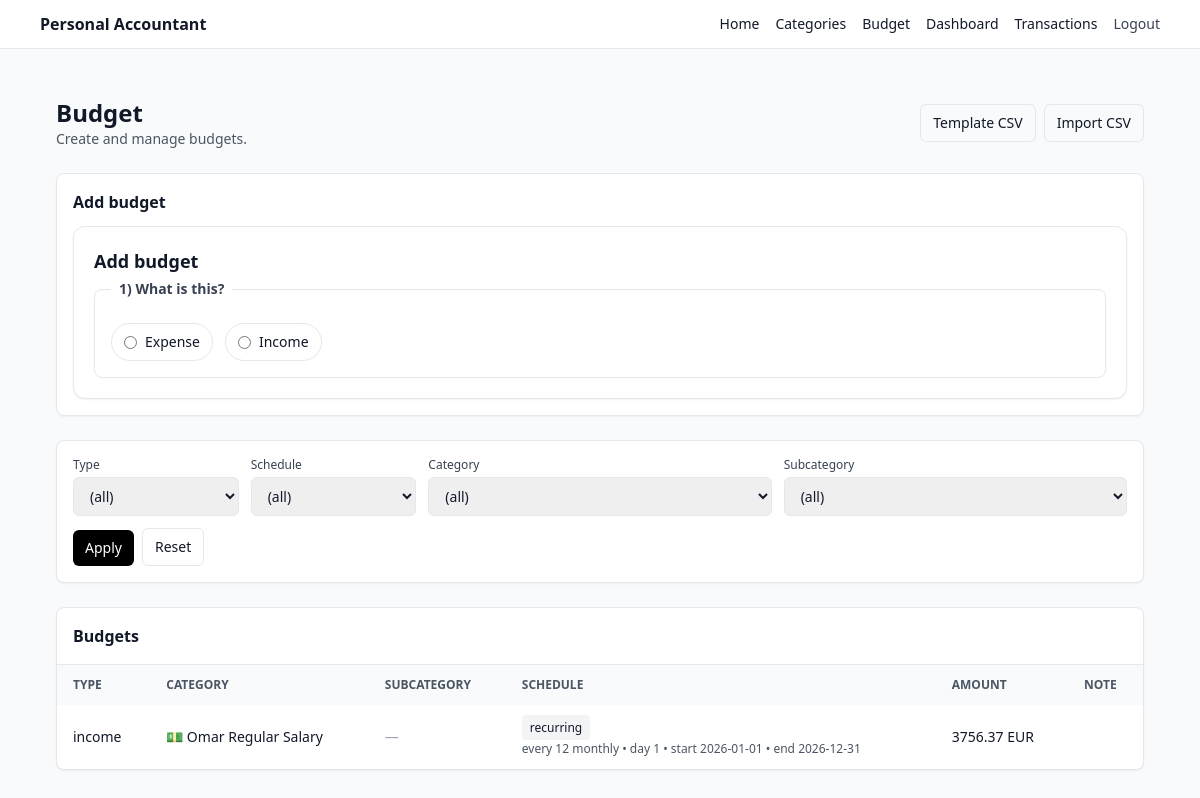
/budget (signed in), run on an earlier commit of the app's database.
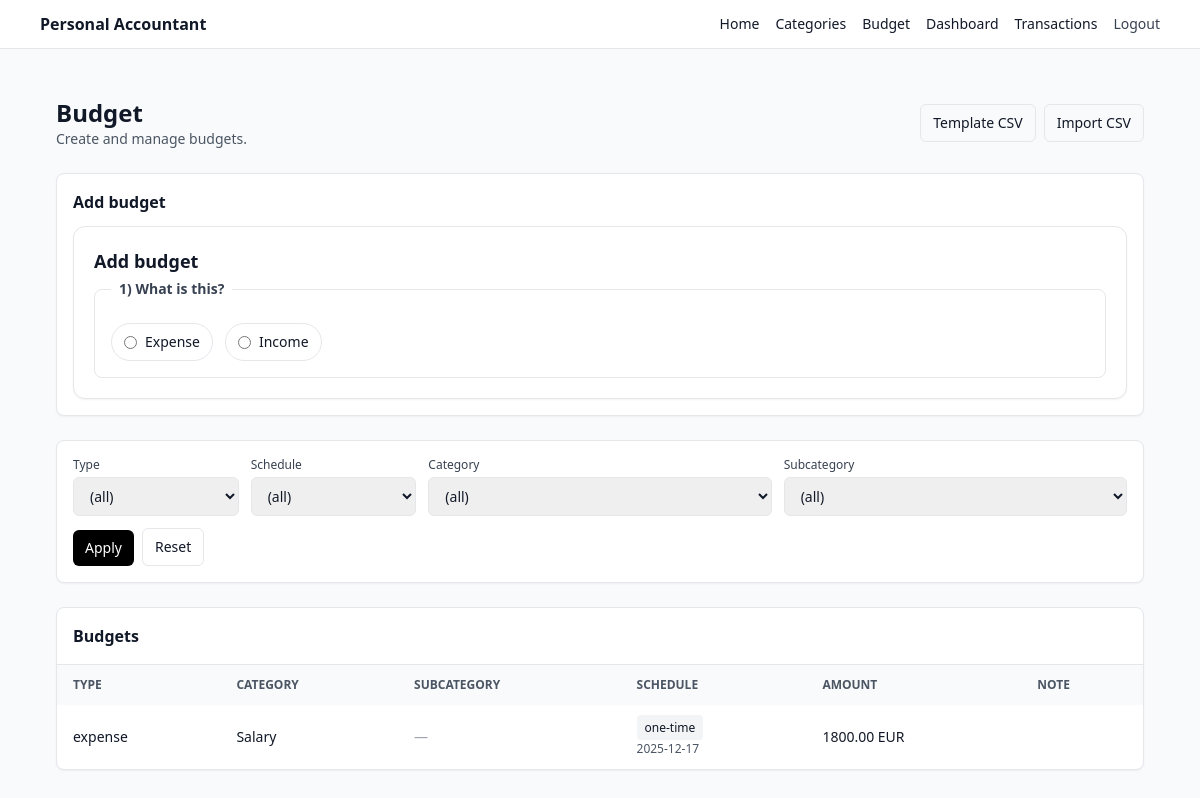
And on a later commit of the database.
### app/models.py (models this page shows)
class Budget(SQLModel, table=True):
    id: int | None = Field(default=None, primary_key=True)
    user_id: int = Field(foreign_key="user.id", index=True)
    type: BudgetType  # income/expense
    amount_cents: int
    currency: str  # e.g. "EUR"
    category_id: int = Field(foreign_key="category.id", index=True)
    subcategory_id: int | None = Field(default=None, foreign_key="subcategory.id", index=True)
    is_recurring: bool = False
    repeat_unit: RepeatUnit | None = None        # weekly/monthly/yearly
    repeat_interval: int | None = None           # every N units (1=every month/week/year)
    day_of_month: int | None = None              # for monthly/yearly patterns
    weekday: int | None = None                   # 0=Mon ... 6=Sun for weekly patterns
    one_time_date: date | None = None
    start_date: date | None = None
    end_date: date | None = None
    note: str | None = None
    created_at: datetime = Field(default_factory=datetime.utcnow)

class Category(SQLModel, table=True):
    __table_args__ = (
        UniqueConstraint("user_id", "name", name="uq_category_user_name"),
    )
    id: int | None = Field(default=None, primary_key=True)
    user_id: int = Field(foreign_key="user.id", index=True)
    name: str
    icon: str | None = None  # emoji or icon key
    created_at: datetime = Field(default_factory=datetime.utcnow)

### app/routes/budgets.py (the view)
@router.get("/budget", response_class=HTMLResponse)
def list_budget(
    request: Request,
    type: str | None = None,  # query param
    schedule: str | None = None,
    category_id: str | None = None,
    subcategory_id: str | None = None,
    q: str | None = None,
    created_from: str | None = None,
    created_to: str | None = None,
    db: Session = Depends(get_session),
    uid: int | None = Depends(current_user_id),
):
    if not uid:
        return RedirectResponse(url="/login", status_code=303)
    filters = {
        "type": (type or "").strip(),
        "schedule": (schedule or "").strip(),
        "category_id": (category_id or "").strip(),
        "subcategory_id": (subcategory_id or "").strip(),
        "q": (q or "").strip(),
        "created_from": (created_from or "").strip(),
        "created_to": (created_to or "").strip(),
    }
    return _render_budget_page(request, uid, db, filters=filters)

### templates/budget.html (shortened to what this page needs)
{% extends "_base.html" %}
{% block content %}
  <div class="mx-auto max-w-6xl px-4 py-6">
    <div class="mb-6 flex items-center justify-between">
      <div>
        <h1 class="text-2xl font-semibold">Budget</h1>
        <p class="text-sm text-gray-600">Create and manage budgets.</p>
      </div>
      <div class="flex gap-2">
        <a href="/budget/template.csv" class="rounded-md border px-3 py-2 text-sm">Template CSV</a>
        <a href="/budget/import" class="rounded-md border px-3 py-2 text-sm">Import CSV</a>
      </div>
    </div>
    <div class="mb-6 rounded-lg border bg-white p-4 shadow-sm">
      <h2 class="mb-3 font-semibold">Add budget</h2>
      {% include "_budget_form_journey.html" %}
    </div>
    {% include "_budget_filters.html" %}
    <div class="rounded-lg border bg-white shadow-sm">
      <div class="border-b p-4">
        <h2 class="font-semibold">Budgets</h2>
      </div>
      {% if budgets and budgets|length > 0 %}
        <div class="overflow-x-auto">
          <table class="w-full text-left text-sm">
            <thead class="bg-gray-50 text-xs uppercase text-gray-600">
              <tr>
                <th class="px-4 py-3">Type</th>
                <th class="px-4 py-3">Category</th>
                <th class="px-4 py-3">Subcategory</th>
                <th class="px-4 py-3">Schedule</th>
                <th class="px-4 py-3">Amount</th>
                <th class="px-4 py-3">Note</th>
              </tr>
            </thead>
            <tbody class="divide-y">
              {% for b in budgets %}
                {% set cat = categories_by_id.get(b.category_id|int) %}
                {% set sub = (subcategories_by_id.get(b.subcategory_id|int) if b.subcategory_id else None) %}
                <tr class="hover:bg-gray-50">
                  <td class="px-4 py-3">{{ (b.type.value if b.type is not string else ((b.type.split('.')[-1])|lower)) }}</td>
                  <td class="px-4 py-3">
                    {% if cat %}
                      {{ (cat.icon ~ ' ' if cat.icon else '') ~ cat.name }}
                    {% else %}
                      Category {{ b.category_id }}
                    {% endif %}
                  </td>
                  <td class="px-4 py-3">
                    {% if sub %}
                      {{ (sub.icon ~ ' ' if sub.icon else '') ~ sub.name }}
                    {% else %}
                      <span class="text-gray-400">—</span>
                    {% endif %}
                  </td>
                  <td class="px-4 py-3">
                    {% if b.is_recurring %}
                      <span class="rounded bg-gray-100 px-2 py-1 text-xs">recurring</span>
                      <div class="mt-1 text-xs text-gray-600">
                        every {{ b.repeat_interval or 1 }} {{ (b.repeat_unit.value if b.repeat_unit else b.repeat_unit) }}
                        {% if b.day_of_month is not none %} • day {{ b.day_of_month }}{% endif %}
                        {% if b.start_date %} • start {{ b.start_date }}{% endif %}
                        {% if b.end_date %} • end {{ b.end_date }}{% endif %}
                      </div>
                    {% else %}
                      <span class="rounded bg-gray-100 px-2 py-1 text-xs">one-time</span>
                      <div class="mt-1 text-xs text-gray-600">
                        {{ b.one_time_date }}
                      </div>
                    {% endif %}
                  </td>
                  <td class="px-4 py-3">
                    {{ cents_to_euros_str(b.amount_cents) }} {{ b.currency }}
                  </td>
                  <td class="px-4 py-3">
                  </td>
                </tr>
              {% endfor %}
            </tbody>
          </table>
        </div>
      {% else %}
        <div class="p-4 text-sm text-gray-600">No budgets yet.</div>
      {% endif %}
    </div>
  </div>
{% endblock %}

### templates/_base.html (shortened to what this page needs)
<!doctype html>
<html>
  <head>
    <script src="https://cdn.tailwindcss.com"></script>
  </head>
  <body class="bg-gray-50 text-gray-900">
  {% set _uid = (user_id if user_id is defined else request.session.get('user_id')) %}
    <header class="border-b bg-white">
      <div class="mx-auto max-w-6xl px-4 py-3 flex items-center justify-between">
        <div class="font-semibold">Personal Accountant</div>
        <nav class="flex gap-4 text-sm">
          <a href="/" class="hover:underline">Home</a>
          <a href="/categories" class="hover:underline">Categories</a>
          <a href="/budget" class="hover:underline">Budget</a>
          <a href="/dashboard" class="hover:underline">Dashboard</a>
          <a href="/transaction" class="...">Transactions</a>
        {% if _uid %}<form action="/logout" method="post" class="inline"><button type="submit" class="text-sm font-medium text-gray-700 hover:text-gray-900">Logout</button></form>{% endif %}
</nav>
      </div>
    </header>
    <main class="mx-auto max-w-6xl px-4 py-6">
      {% block content %}{% endblock %}
    </main>
</body>
</html>

### templates/_budget_form_journey.html (shortened to what this page needs)
<div class="rounded-xl border bg-white p-5 shadow-sm">
  <h2 class="text-lg font-semibold mb-1">Add budget</h2>
  <form action="/budget" method="post" class="space-y-5" id="budget-journey-form">
    <fieldset class="rounded-lg border p-4">
      <legend class="px-2 text-sm font-semibold text-gray-700">1) What is this?</legend>
      <div class="mt-2 flex flex-wrap gap-3">
        <label class="inline-flex items-center gap-2 rounded-full border px-3 py-2 text-sm cursor-pointer hover:bg-gray-50">
          <input type="radio" name="budget_type" value="expense" class="accent-black" required>
          <span>Expense</span>
        </label>
        <label class="inline-flex items-center gap-2 rounded-full border px-3 py-2 text-sm cursor-pointer hover:bg-gray-50">
          <input type="radio" name="budget_type" value="income" class="accent-black" required>
          <span>Income</span>
        </label>
      </div>
    </fieldset>
  </form>
</div>

### templates/_budget_filters.html (shortened to what this page needs)
<div class="mb-6 rounded-lg border bg-white p-4 shadow-sm">
  <form method="get" action="/budget" class="grid gap-3 md:grid-cols-6">
    {% set f = filters if filters is mapping else {} %}
    <div class="md:col-span-1">
      <label class="block text-xs font-medium text-gray-700">Type</label>
      <select name="type" class="mt-1 w-full rounded-md border px-3 py-2 text-sm">
        <option value="" {% if not f.get("type") %}selected{% endif %}>(all)</option>
      </select>
    </div>
    <div class="md:col-span-1">
      <label class="block text-xs font-medium text-gray-700">Schedule</label>
      <select name="schedule" class="mt-1 w-full rounded-md border px-3 py-2 text-sm">
        <option value="" {% if not f.get("schedule") %}selected{% endif %}>(all)</option>
      </select>
    </div>
    <div class="md:col-span-2">
      <label class="block text-xs font-medium text-gray-700">Category</label>
      <select
        name="category_id"
        id="f_category_id"
        class="mt-1 w-full rounded-md border px-3 py-2 text-sm"
        hx-get="/budget/subcategories"
        hx-trigger="change"
        hx-target="#f_subcategory_id"
        hx-include="#f_category_id"
      >
        <option value="" {% if not f.get("category_id") %}selected{% endif %}>(all)</option>
      </select>
    </div>
    <div class="md:col-span-2">
      <label class="block text-xs font-medium text-gray-700">Subcategory</label>
      <select name="subcategory_id" id="f_subcategory_id" class="mt-1 w-full rounded-md border px-3 py-2 text-sm">
        <option value="" {% if not f.get("subcategory_id") %}selected{% endif %}>(all)</option>
      </select>
    </div>
    <div class="md:col-span-6 flex items-end gap-2">
      <button type="submit" class="rounded-md bg-black px-3 py-2 text-sm text-white">Apply</button>
      <a href="/budget" class="rounded-md border px-3 py-2 text-sm">Reset</a>
    </div>
  </form>
</div>

What changed in the data, as far as the page shows it:
removed Budget: type "income", {{ (cat.icon ~ ' ' if cat.icon else '') ~ cat.name }} "💵 Omar Regular Salary", repeat_interval "12", repeat_unit "monthly", day_of_month "1", start_date "2026-01-01", end_date "2026-12-31", amount_cents "3756.37", currency "EUR"
added Budget: type "expense", {{ (cat.icon ~ ' ' if cat.icon else '') ~ cat.name }} "Salary", one_time_date "2025-12-17", amount_cents "1800.00", currency "EUR"
